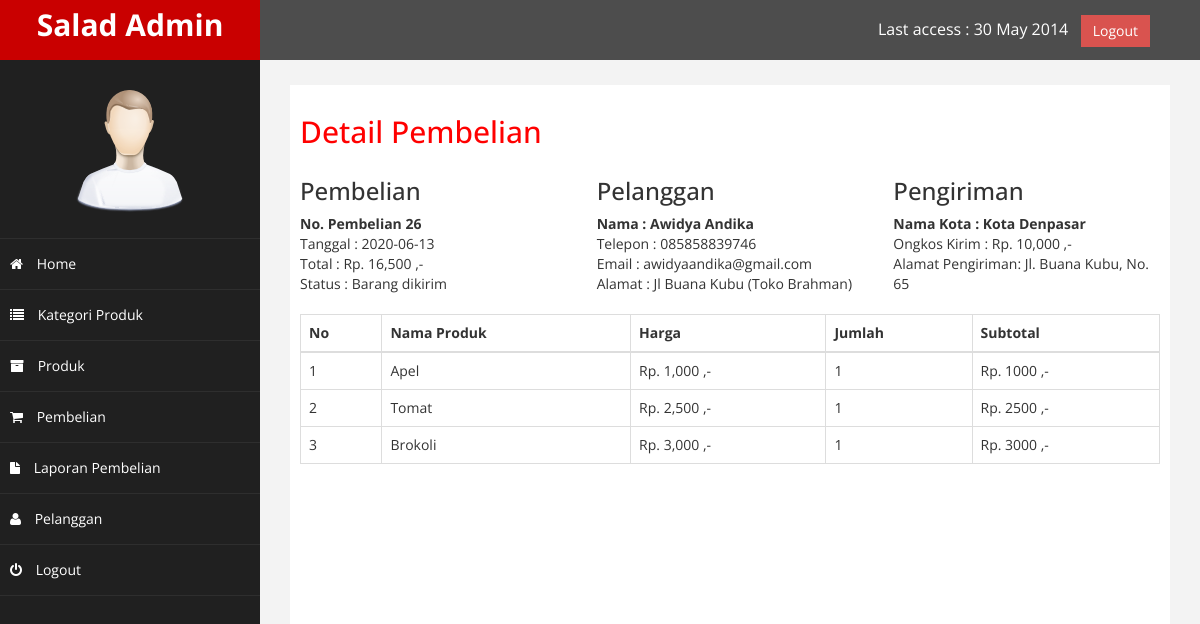
The page /admin/index.php?halaman=detail&id=26 (signed in) on the database its author committed.
### tables this page shows
CREATE TABLE `pembelian` (
  `id_pembelian` int(11) NOT NULL,
  `id_pelanggan` int(11) NOT NULL,
  `id_ongkir` int(11) NOT NULL,
  `tanggal_pembelian` date NOT NULL,
  `total_pembelian` int(11) NOT NULL,
  `nama_kota` varchar(100) NOT NULL,
  `tarif` int(11) NOT NULL,
  `alamat_pengiriman` text NOT NULL,
  `resi_pengiriman` varchar(50) NOT NULL,
  `status_pembelian` varchar(100) NOT NULL DEFAULT 'Pending'
);

CREATE TABLE `pelanggan` (
  `id_pelanggan` int(11) NOT NULL,
  `email_pelanggan` varchar(100) NOT NULL,
  `password_pelanggan` varchar(100) NOT NULL,
  `nama_pelanggan` varchar(100) NOT NULL,
  `telepon_pelanggan` varchar(25) NOT NULL,
  `alamat_pelanggan` varchar(200) NOT NULL
);

CREATE TABLE `pembelian_produk` (
  `id_pembelian_produk` int(11) NOT NULL,
  `id_pembelian` int(11) NOT NULL,
  `id_produk` int(11) NOT NULL,
  `jumlah` int(11) NOT NULL,
  `nama` varchar(100) NOT NULL,
  `harga` int(11) NOT NULL,
  `berat` int(11) NOT NULL,
  `subberat` int(11) NOT NULL,
  `subharga` int(11) NOT NULL
);

CREATE TABLE `produk` (
  `id_produk` int(11) NOT NULL,
  `id_kategori` int(5) NOT NULL,
  `nama_produk` varchar(100) NOT NULL,
  `harga_produk` int(11) NOT NULL,
  `stok_produk` int(11) NOT NULL,
  `berat_produk` int(11) NOT NULL,
  `foto_produk` varchar(100) NOT NULL,
  `deskripsi_produk` text NOT NULL
);

### admin/detail.php (the view, shortened to what this page needs)
<!DOCTYPE html>
<html>
<head>
</head>
<body>
	<h2>Detail Pembelian</h2>
	<?php
		$query = $koneksi->query("SELECT * FROM pembelian JOIN pelanggan
			                      ON pembelian.id_pelanggan = pelanggan.id_pelanggan
			                      WHERE pembelian.id_pembelian = '$_GET[id]'");
		$detail = $query->fetch_assoc();
	?>
	<div class="row">
		<div class="col-md-4">
			<h3>Pembelian</h3>
			<strong> No. Pembelian <?php echo $detail['id_pembelian']; ?></strong><br>
			Tanggal : <?php echo $detail['tanggal_pembelian']; ?> <br>
			Total : Rp. <?php echo number_format($detail['total_pembelian']); ?> ,-<br>
			Status : <?php echo $detail['status_pembelian']; ?>
		</div>
		<div class="col-md-4">
			<h3> Pelanggan </h3>
			<strong> Nama : <?php echo $detail['nama_pelanggan']; ?></strong><br>
			Telepon : <?php echo $detail['telepon_pelanggan']; ?> <br>
			Email : <?php echo $detail['email_pelanggan']; ?> <br>
			Alamat : <?php echo $detail['alamat_pelanggan']; ?>
		</div>
		<div class="col-md-4">
			<h3>Pengiriman</h3>
			<strong> Nama Kota : <?php echo $detail['nama_kota']; ?></strong><br>
			Ongkos Kirim : Rp. <?php echo number_format($detail['tarif']); ?> ,- <br>
			Alamat Pengiriman: <?php echo $detail['alamat_pengiriman']; ?>
		</div>
	</div><br>
	<table class="table table-bordered">
		<thead>
			<tr>
				<th>No</th>
				<th>Nama Produk</th>
				<th>Harga</th>
				<th>Jumlah</th>
				<th>Subtotal</th>
			</tr>
		</thead>
		<tbody>
			<?php
				$query = $koneksi->query("SELECT * FROM pembelian_produk JOIN produk
					                   ON pembelian_produk.id_produk = produk.id_produk
					                   WHERE pembelian_produk.id_pembelian = '$_GET[id]'");
				$nomor = 1;
				while($data = $query->fetch_assoc()){
		    ?>
			<tr>
				<td><?php echo $nomor; ?></td>
				<td><?php echo $data['nama_produk']; ?></td>
				<td>Rp. <?php echo number_format($data['harga_produk']); ?> ,-</td>
				<td><?php echo $data['jumlah']; ?></td>
				<td>
					Rp. <?php echo $data['harga_produk'] * $data['jumlah']; ?> ,-
				</td>
			</tr>
			<?php
				$nomor++;
				}
			?>
		</tbody>
	</table>
</body>
</html>

### admin/assets/css/custom.css (style rules this page uses)
body { font-family: 'Open Sans', sans-serif; }
h2 { color: #f00; }

### rows shown on the page
pembelian: id_pembelian "26", tanggal_pembelian "2020-06-13", total_pembelian "16,500", status_pembelian "Barang dikirim", id_pelanggan.nama_pelanggan "Awidya Andika", id_pelanggan.telepon_pelanggan "085858839746", id_pelanggan.email_pelanggan "awidyaandika@gmail.com", id_pelanggan.alamat_pelanggan "Jl Buana Kubu (Toko Brahman)", nama_kota "Kota Denpasar", tarif "10,000", alamat_pengiriman "Jl. Buana Kubu, No. 65"
pembelian_produk: id_produk.nama_produk "Apel", id_produk.harga_produk "1,000", jumlah "1", $data['harga_produk']*$data['jumlah'] "1000"
pembelian_produk: id_produk.nama_produk "Tomat", id_produk.harga_produk "2,500", jumlah "1", $data['harga_produk']*$data['jumlah'] "2500"
pembelian_produk: id_produk.nama_produk "Brokoli", id_produk.harga_produk "3,000", jumlah "1", $data['harga_produk']*$data['jumlah'] "3000"
